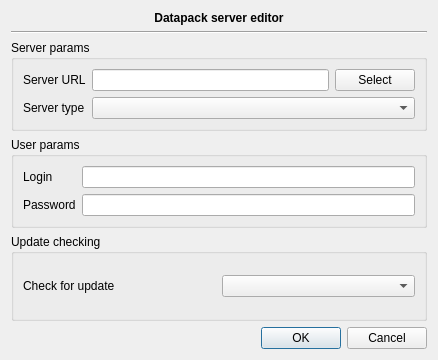
<?xml version="1.0" encoding="UTF-8"?>
<ui version="4.0">
 <class>DataPack::Internal::ServerConfigurationDialog</class>
 <widget class="QDialog" name="DataPack::Internal::ServerConfigurationDialog">
  <property name="geometry">
   <rect>
    <x>0</x>
    <y>0</y>
    <width>438</width>
    <height>360</height>
   </rect>
  </property>
  <property name="windowTitle">
   <string>Dialog</string>
  </property>
  <layout class="QGridLayout" name="gridLayout_3">
   <item row="0" column="0">
    <widget class="QLabel" name="titleLabel">
     <property name="sizePolicy">
      <sizepolicy hsizetype="Preferred" vsizetype="Fixed">
       <horstretch>0</horstretch>
       <verstretch>0</verstretch>
      </sizepolicy>
     </property>
     <property name="font">
      <font>
       <weight>75</weight>
       <bold>true</bold>
      </font>
     </property>
     <property name="text">
      <string>Datapack server editor</string>
     </property>
     <property name="alignment">
      <set>Qt::AlignCenter</set>
     </property>
    </widget>
   </item>
   <item row="1" column="0">
    <widget class="Line" name="line">
     <property name="orientation">
      <enum>Qt::Horizontal</enum>
     </property>
    </widget>
   </item>
   <item row="2" column="0">
    <widget class="QGroupBox" name="groupBox">
     <property name="title">
      <string>Server params</string>
     </property>
     <layout class="QGridLayout" name="gridLayout_4">
      <item row="1" column="0">
       <widget class="QLabel" name="label_3">
        <property name="text">
         <string>Server type</string>
        </property>
       </widget>
      </item>
      <item row="0" column="0">
       <widget class="QLabel" name="label_2">
        <property name="text">
         <string>Server URL</string>
        </property>
       </widget>
      </item>
      <item row="0" column="1">
       <widget class="QLineEdit" name="serverUrl"/>
      </item>
      <item row="0" column="2">
       <widget class="QPushButton" name="selectPath">
        <property name="text">
         <string>Select</string>
        </property>
       </widget>
      </item>
      <item row="1" column="1" colspan="2">
       <widget class="QComboBox" name="serverType"/>
      </item>
     </layout>
    </widget>
   </item>
   <item row="3" column="0">
    <widget class="QGroupBox" name="loginGroupBox">
     <property name="title">
      <string>User params</string>
     </property>
     <layout class="QGridLayout" name="gridLayout">
      <item row="0" column="0">
       <widget class="QLabel" name="label_4">
        <property name="text">
         <string>Login</string>
        </property>
       </widget>
      </item>
      <item row="1" column="0">
       <widget class="QLabel" name="label_5">
        <property name="text">
         <string>Password</string>
        </property>
       </widget>
      </item>
      <item row="1" column="1">
       <widget class="Utils::LineEditEchoSwitcher" name="userPassword"/>
      </item>
      <item row="0" column="1">
       <widget class="Utils::LineEditEchoSwitcher" name="userLogin"/>
      </item>
     </layout>
    </widget>
   </item>
   <item row="4" column="0">
    <widget class="QGroupBox" name="groupBox_3">
     <property name="title">
      <string>Update checking</string>
     </property>
     <layout class="QGridLayout" name="gridLayout_2">
      <item row="0" column="0">
       <widget class="QLabel" name="label_6">
        <property name="text">
         <string>Check for update</string>
        </property>
       </widget>
      </item>
      <item row="0" column="1">
       <widget class="QComboBox" name="checkUpdate"/>
      </item>
     </layout>
    </widget>
   </item>
   <item row="5" column="0">
    <widget class="QDialogButtonBox" name="buttonBox">
     <property name="orientation">
      <enum>Qt::Horizontal</enum>
     </property>
     <property name="standardButtons">
      <set>QDialogButtonBox::Cancel|QDialogButtonBox::Ok</set>
     </property>
    </widget>
   </item>
  </layout>
 </widget>
 <customwidgets>
  <customwidget>
   <class>Utils::LineEditEchoSwitcher</class>
   <extends>QLineEdit</extends>
   <header location="global">utils/widgets/lineeditechoswitcher.h</header>
  </customwidget>
 </customwidgets>
 <resources/>
 <connections>
  <connection>
   <sender>buttonBox</sender>
   <signal>accepted()</signal>
   <receiver>DataPack::Internal::ServerConfigurationDialog</receiver>
   <slot>accept()</slot>
   <hints>
    <hint type="sourcelabel">
     <x>248</x>
     <y>254</y>
    </hint>
    <hint type="destinationlabel">
     <x>157</x>
     <y>274</y>
    </hint>
   </hints>
  </connection>
  <connection>
   <sender>buttonBox</sender>
   <signal>rejected()</signal>
   <receiver>DataPack::Internal::ServerConfigurationDialog</receiver>
   <slot>reject()</slot>
   <hints>
    <hint type="sourcelabel">
     <x>316</x>
     <y>260</y>
    </hint>
    <hint type="destinationlabel">
     <x>286</x>
     <y>274</y>
    </hint>
   </hints>
  </connection>
 </connections>
</ui>
